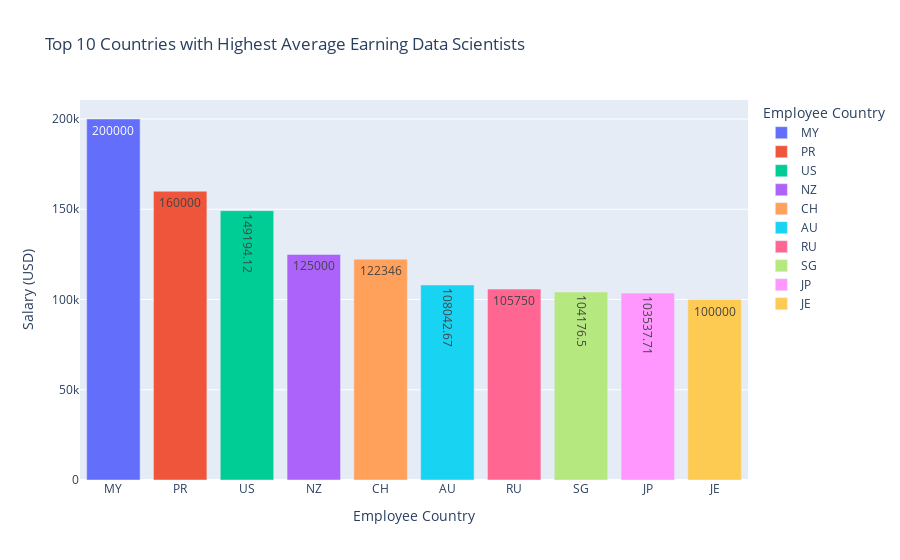

Notebook code for this chart:
### Code cell
# What are the contries that have the highest average earning employees
averageSalary=data.groupby('employee_residence',as_index=False)['salary_in_usd'].mean().sort_values(by='salary_in_usd',ascending=False).head(rank) # Countries whos citizens has the highest average salary (USD)
averageSalary['salary_in_usd']=round(averageSalary['salary_in_usd'],2) # Round to 2 decimal places

fig=px.bar(averageSalary,x='employee_residence',y='salary_in_usd',color='employee_residence',labels={'employee_residence':'Employee Country','salary_in_usd':'Salary (USD)'},text='salary_in_usd',title='Top 10 Countries with Highest Average Earning Data Scientists')
fig.show()

### Figure 1 — Plotly figure (JSON) as saved in the notebook; plotly's stock layout.template omitted (floating-point values rounded to 4 significant figures)
{"data": [{"alignmentgroup": "True", "hovertemplate": "Employee Country=%{x}<br>Salary (USD)=%{text}<extra></extra>", "legendgroup": "MY", "marker": {"color": "#636efa", "pattern": {"shape": ""}}, "name": "MY", "offsetgroup": "MY", "orientation": "v", "showlegend": true, "text": [200000], "textposition": "auto", "type": "bar", "x": ["MY"], "xaxis": "x", "y": [200000], "yaxis": "y"}, {"alignmentgroup": "True", "hovertemplate": "Employee Country=%{x}<br>Salary (USD)=%{text}<extra></extra>", "legendgroup": "PR", "marker": {"color": "#EF553B", "pattern": {"shape": ""}}, "name": "PR", "offsetgroup": "PR", "orientation": "v", "showlegend": true, "text": [160000], "textposition": "auto", "type": "bar", "x": ["PR"], "xaxis": "x", "y": [160000], "yaxis": "y"}, {"alignmentgroup": "True", "hovertemplate": "Employee Country=%{x}<br>Salary (USD)=%{text}<extra></extra>", "legendgroup": "US", "marker": {"color": "#00cc96", "pattern": {"shape": ""}}, "name": "US", "offsetgroup": "US", "orientation": "v", "showlegend": true, "text": [149200.0], "textposition": "auto", "type": "bar", "x": ["US"], "xaxis": "x", "y": [149200.0], "yaxis": "y"}, {"alignmentgroup": "True", "hovertemplate": "Employee Country=%{x}<br>Salary (USD)=%{text}<extra></extra>", "legendgroup": "NZ", "marker": {"color": "#ab63fa", "pattern": {"shape": ""}}, "name": "NZ", "offsetgroup": "NZ", "orientation": "v", "showlegend": true, "text": [125000], "textposition": "auto", "type": "bar", "x": ["NZ"], "xaxis": "x", "y": [125000], "yaxis": "y"}, {"alignmentgroup": "True", "hovertemplate": "Employee Country=%{x}<br>Salary (USD)=%{text}<extra></extra>", "legendgroup": "CH", "marker": {"color": "#FFA15A", "pattern": {"shape": ""}}, "name": "CH", "offsetgroup": "CH", "orientation": "v", "showlegend": true, "text": [122346], "textposition": "auto", "type": "bar", "x": ["CH"], "xaxis": "x", "y": [122346], "yaxis": "y"}, {"alignmentgroup": "True", "hovertemplate": "Employee Country=%{x}<br>Salary (USD)=%{text}<extra></extra>", "legendgroup": "AU", "marker": {"color": "#19d3f3", "pattern": {"shape": ""}}, "name": "AU", "offsetgroup": "AU", "orientation": "v", "showlegend": true, "text": [108000.0], "textposition": "auto", "type": "bar", "x": ["AU"], "xaxis": "x", "y": [108000.0], "yaxis": "y"}, {"alignmentgroup": "True", "hovertemplate": "Employee Country=%{x}<br>Salary (USD)=%{text}<extra></extra>", "legendgroup": "RU", "marker": {"color": "#FF6692", "pattern": {"shape": ""}}, "name": "RU", "offsetgroup": "RU", "orientation": "v", "showlegend": true, "text": [105750], "textposition": "auto", "type": "bar", "x": ["RU"], "xaxis": "x", "y": [105750], "yaxis": "y"}, {"alignmentgroup": "True", "hovertemplate": "Employee Country=%{x}<br>Salary (USD)=%{text}<extra></extra>", "legendgroup": "SG", "marker": {"color": "#B6E880", "pattern": {"shape": ""}}, "name": "SG", "offsetgroup": "SG", "orientation": "v", "showlegend": true, "text": [104200.0], "textposition": "auto", "type": "bar", "x": ["SG"], "xaxis": "x", "y": [104200.0], "yaxis": "y"}, {"alignmentgroup": "True", "hovertemplate": "Employee Country=%{x}<br>Salary (USD)=%{text}<extra></extra>", "legendgroup": "JP", "marker": {"color": "#FF97FF", "pattern": {"shape": ""}}, "name": "JP", "offsetgroup": "JP", "orientation": "v", "showlegend": true, "text": [103500.0], "textposition": "auto", "type": "bar", "x": ["JP"], "xaxis": "x", "y": [103500.0], "yaxis": "y"}, {"alignmentgroup": "True", "hovertemplate": "Employee Country=%{x}<br>Salary (USD)=%{text}<extra></extra>", "legendgroup": "JE", "marker": {"color": "#FECB52", "pattern": {"shape": ""}}, "name": "JE", "offsetgroup": "JE", "orientation": "v", "showlegend": true, "text": [100000], "textposition": "auto", "type": "bar", "x": ["JE"], "xaxis": "x", "y": [100000], "yaxis": "y"}], "layout": {"barmode": "relative", "legend": {"title": {"text": "Employee Country"}, "tracegroupgap": 0}, "title": {"text": "Top 10 Countries with Highest Average Earning Data Scientists"}, "xaxis": {"anchor": "y", "categoryarray": ["MY", "PR", "US", "NZ", "CH", "AU", "RU", "SG", "JP", "JE"], "categoryorder": "array", "domain": [0, 1], "title": {"text": "Employee Country"}}, "yaxis": {"anchor": "x", "domain": [0, 1], "title": {"text": "Salary (USD)"}}}}
